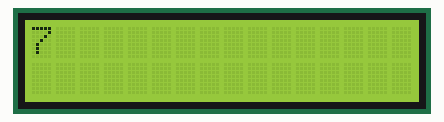
Bench run of a sketch on a simulated Arduino Uno, built with avr-gcc and run on an emulated ATmega328P. On the bench: 16×2 character LCD. Random numbers use the default seed unless the sketch sets one.

Above: at 0.43 s.
At 5.19 s:
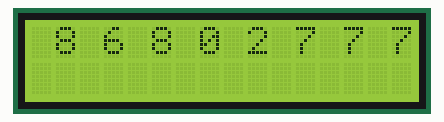
At 10.21 s:
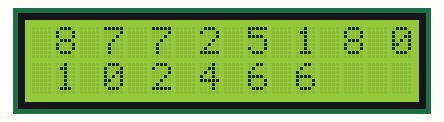
At 19.98 s:
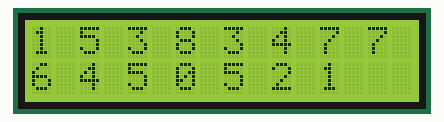
At 29.75 s:
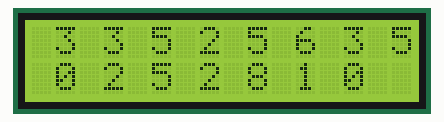
At 39.77 s:
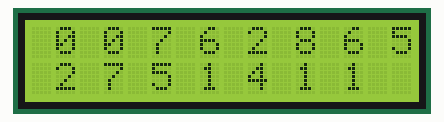

The sketch:

01_08_LCD_Array_ForLoop_Final.ino
```cpp
// this program is to demonestrate using an array to be displayed on LCD using for loop
#include<LiquidCrystal.h>  // include the liquid crystal library for the LCD

const int rs=12, en=11, d4=5, d5=4, d6=3, d7=2;
// initialize the library with the numbers of the interface pins
  LiquidCrystal lcd(rs,en,d4,d5,d6,d7);

int randNumberArray[27];

void setup() {
lcd.begin(16,2);   // set up the LCD's number of columns and rows:
}

void loop() {
  // put your main code here, to run repeatedly:

  lcd.setCursor(0,0); // set the cursor of the LCD to be on the last column in the first row

  for(int i=0;i<27;i++) // using a for loop that starts from 0 to 27 and increments by 1
  {
    randNumberArray[i]=random(9); //generating random numbers
    lcd.print(randNumberArray[i]);
    lcd.scrollDisplayLeft();
    lcd.print(" ");
    delay(250);

  }
}
```
